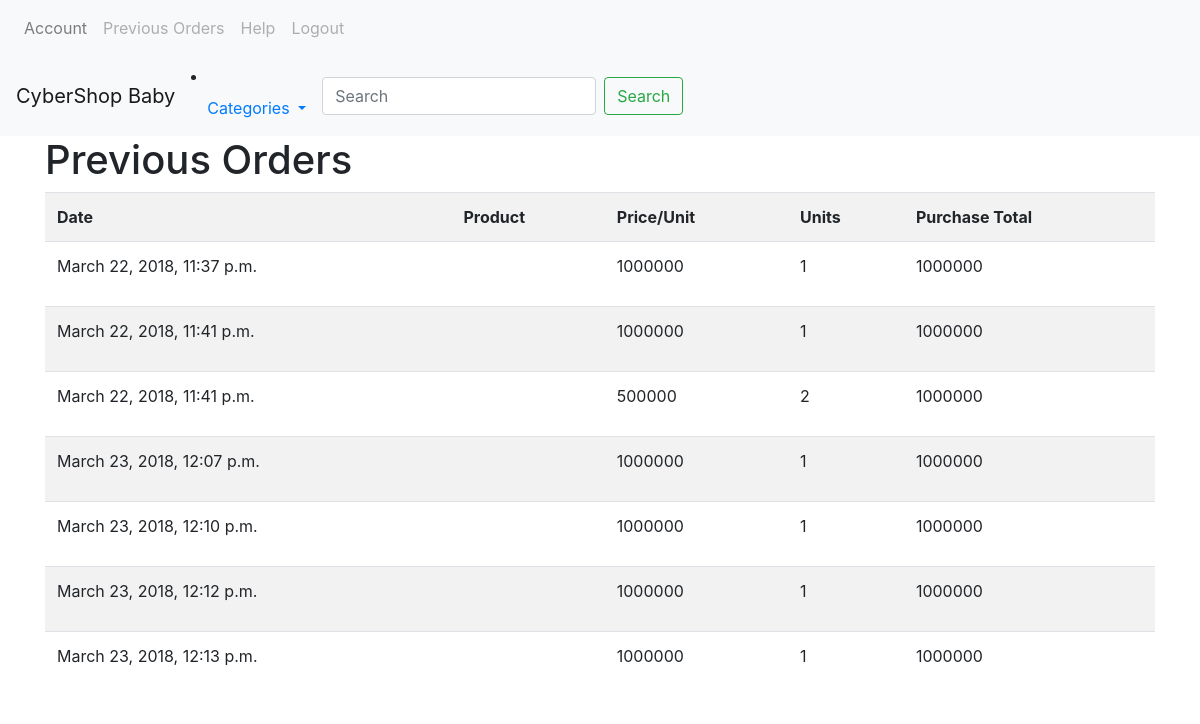
Page /accounts/prev_orders/ (signed in) on the earlier database version.
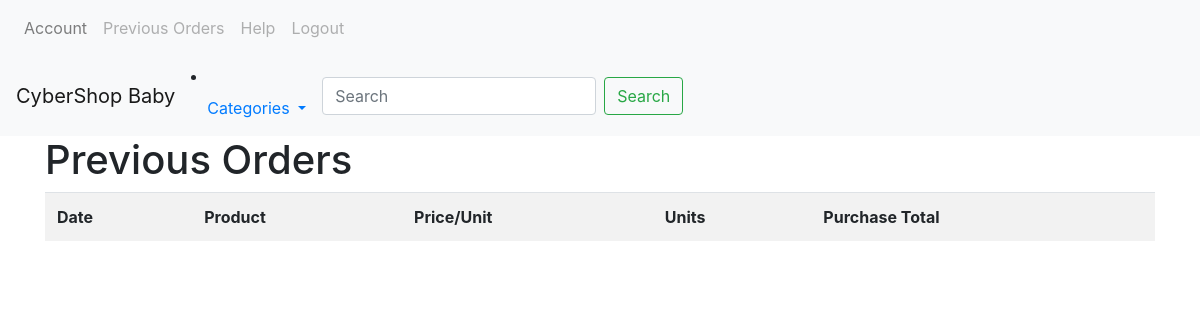
Same page on the later database version.
### shop/models.py (models this page shows, shortened)
class BuyReceipt(models.Model):
	owner = models.ForeignKey(User, on_delete=models.CASCADE)
	product = models.CharField(max_length=200)
	price = models.PositiveIntegerField()
	units = models.PositiveIntegerField()
	total = models.PositiveIntegerField()
	date_bought = models.DateTimeField(auto_now=True)
	cc_num = models.PositiveIntegerField()

### accounts/views.py (the view)
@login_required
def prev_orders(request):
	prevOrders = BuyReceipt.objects.filter(owner=request.user)
	args = {'prevOrders': prevOrders}
	return render(request, 'accounts/prev_orders.html', args)

### templates/accounts/prev_orders.html (shortened to what this page needs)
{% extends 'base.html' %}
{% block body %}
	<div class="container">
		<h1>Previous Orders</h1>
		<table class="table table-condensed table-striped table-hover">
	    <tr>
	      <th>Date</th>
	      <th>Product</th>
	      <th>Price/Unit</th>
	      <th>Units</th>
	      <th>Purchase Total</th>
	    </tr>
		{% for order in prevOrders %}
			<tr>
				<td><p>{{ order.date_bought }}</p></td>
				<td><p>{{ order.product }}</p></td>
				<td><p>{{ order.price }}</p></td>
				<td><p>{{ order.units }}</p></td>
				<td><p>{{ order.total }}</p></td>
			</tr>
		{% endfor %}
	</div>
{% endblock %}

Differences in the rows shown:
no longer on this page (row edited): BuyReceipt: date_bought "March 22, 2018, 11:37 p.m.", price "1000000", units "1", total "1000000"
removed BuyReceipt: date_bought "March 22, 2018, 11:41 p.m.", price "1000000", units "1", total "1000000"
removed BuyReceipt: date_bought "March 22, 2018, 11:41 p.m.", price "500000", units "2", total "1000000"
removed BuyReceipt: date_bought "March 23, 2018, 12:07 p.m.", price "1000000", units "1", total "1000000"
removed BuyReceipt: date_bought "March 23, 2018, 12:10 p.m.", price "1000000", units "1", total "1000000"
removed BuyReceipt: date_bought "March 23, 2018, 12:12 p.m.", price "1000000", units "1", total "1000000"
removed BuyReceipt: date_bought "March 23, 2018, 12:13 p.m.", price "1000000", units "1", total "1000000"
